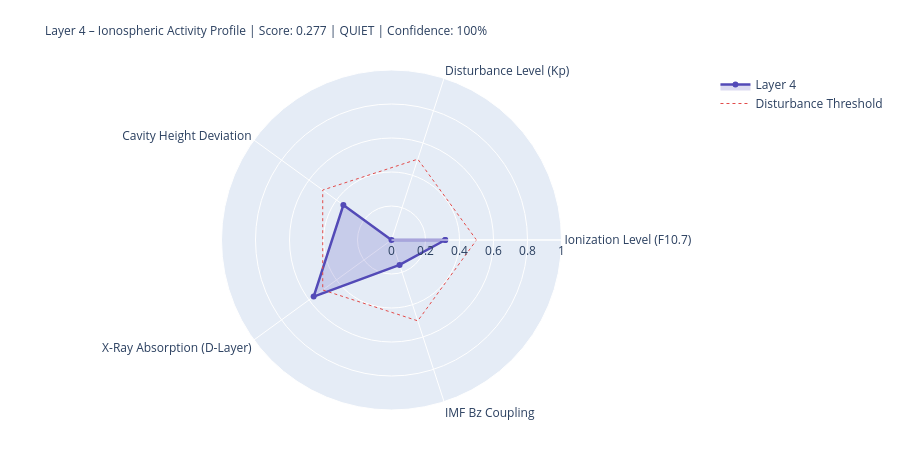

Write notebook code for a chart like this one.
### Markdown cell above
---
## 4. State Assessment & Handoff to Layer 5

### Code cell
# ============================================================
# LAYER-4-SCORE
# ============================================================

COMPONENTS = {
    'Ionization Level (F10.7)':    {'score': ioniz,       'source': 'primary' if f107_now else 'from_layer0', 'dynamic': True},
    'Disturbance Level (Kp)':          {'score': disturb,     'source': 'primary' if kp_now   else 'from_layer0', 'dynamic': True},
    'Cavity Height Deviation':    {'score': h_dev,       'source': 'derived',                                'dynamic': True},
    'X-Ray Absorption (D-Layer)':{'score': xray_ioniz,  'source': 'primary' if xray_now else 'missing',     'dynamic': True},
    'IMF Bz Coupling':             {'score': bz_coupling, 'source': 'primary' if bz_now   else 'from_layer0', 'dynamic': True},
}

available    = {k: v['score'] for k, v in COMPONENTS.items() if v['score'] is not None}
unavailable  = [k for k, v in COMPONENTS.items() if v['score'] is None]
layer4_score = round(sum(available.values()) / len(available), 4) if available else None
confidence   = round(len(available) / len(COMPONENTS), 2)
level = ('unknown' if layer4_score is None
         else 'quiet'   if layer4_score < 0.3
         else 'moderate' if layer4_score < 0.6
         else 'active')
dominant_l4 = max(available, key=available.get) if available else 'none'

# Resonance delta for Schumann SR-1
sr1_ref = schumann_freq(1, 80.0)
sr1_now = schumann_freq(1, h_eff)
sr1_delta_mhz = (sr1_now - sr1_ref) * 1000

# Propagation conditions
prop_cond = ('disturbed'   if kp_val > 4
             else 'unsettled' if kp_val > 2
             else 'normal')
if xray_class in ['X', 'M']:
    prop_cond = 'Radio-Blackout moeglich'

W = 68
print('=' * W)
print('LAYER 4 – IONOSPHERE – STATE ASSESSMENT')
print('=' * W)
for name, comp in COMPONENTS.items():
    s = comp['score']
    if s is not None:
        bar = '█' * int(s * 20) + '░' * (20 - int(s * 20))
        print(f'  {name:<36} {bar}  {s:.3f}  [{comp["source"]}]')
    else:
        print(f'  {name:<36} {"─" * 20}  n/a   [missing]')
print('-' * W)
print(f'  Score:          {layer4_score:.3f}  ({len(available)}/{len(COMPONENTS)} components)')
print(f'  Confidence:     {confidence:.0%}')
print(f'  Level:          {level.upper()}')
print(f'  Dominant:       {dominant_l4}')
print(f'  Cavity height:  {h_eff:.1f} km  (Ref: 80.0 km)')
print(f'  SR-1:           {sr1_now:.3f} Hz  (Δ {sr1_delta_mhz:+.1f} mHz vs. ref)')
print(f'  Propagation:    {prop_cond}')
print(f'  X-Ray:          {xray_class}-class  ({xray_now:.2e} W/m²)' if xray_now else '  X-Ray:          n/a')
print('=' * W)

# Radar
cats   = list(available.keys())
vals_r = list(available.values())
if len(cats) >= 3:
    fig = go.Figure()
    fig.add_trace(go.Scatterpolar(
        r=vals_r + [vals_r[0]], theta=cats + [cats[0]],
        fill='toself', fillcolor='rgba(83,74,183,0.20)',
        line=dict(color='#534AB7', width=2.5), name='Layer 4'
    ))
    fig.add_trace(go.Scatterpolar(
        r=[0.5] * (len(cats)+1), theta=cats + [cats[0]],
        line=dict(color='#E24B4A', dash='dot', width=1),
        mode='lines', name='Disturbance Threshold'
    ))
    fig.update_layout(
        title=dict(
            text=f'Layer 4 – Ionospheric Activity Profile | Score: {layer4_score:.3f} | {level.upper()} | Confidence: {confidence:.0%}',
            font=dict(size=12)
        ),
        polar=dict(radialaxis=dict(visible=True, range=[0, 1])),
        height=450, showlegend=True,
        margin=dict(l=80, r=80, t=70, b=40)
    )
    fig.show()

### Figure 1 — Plotly figure (JSON) as saved in the notebook; plotly's stock layout.template omitted (floating-point values rounded to 4 significant figures)
{"data": [{"fill": "toself", "fillcolor": "rgba(83,74,183,0.20)", "line": {"color": "#534AB7", "width": 2.5}, "name": "Layer 4", "r": [0.316, 0.0, 0.35, 0.566, 0.154, 0.316], "theta": ["Ionization Level (F10.7)", "Disturbance Level (Kp)", "Cavity Height Deviation", "X-Ray Absorption (D-Layer)", "IMF Bz Coupling", "Ionization Level (F10.7)"], "type": "scatterpolar"}, {"line": {"color": "#E24B4A", "dash": "dot", "width": 1}, "mode": "lines", "name": "Disturbance Threshold", "r": [0.5, 0.5, 0.5, 0.5, 0.5, 0.5], "theta": ["Ionization Level (F10.7)", "Disturbance Level (Kp)", "Cavity Height Deviation", "X-Ray Absorption (D-Layer)", "IMF Bz Coupling", "Ionization Level (F10.7)"], "type": "scatterpolar"}], "layout": {"height": 450, "margin": {"b": 40, "l": 80, "r": 80, "t": 70}, "polar": {"radialaxis": {"range": [0, 1], "visible": true}}, "showlegend": true, "title": {"font": {"size": 12}, "text": "Layer 4 – Ionospheric Activity Profile | Score: 0.277 | QUIET | Confidence: 100%"}}}
